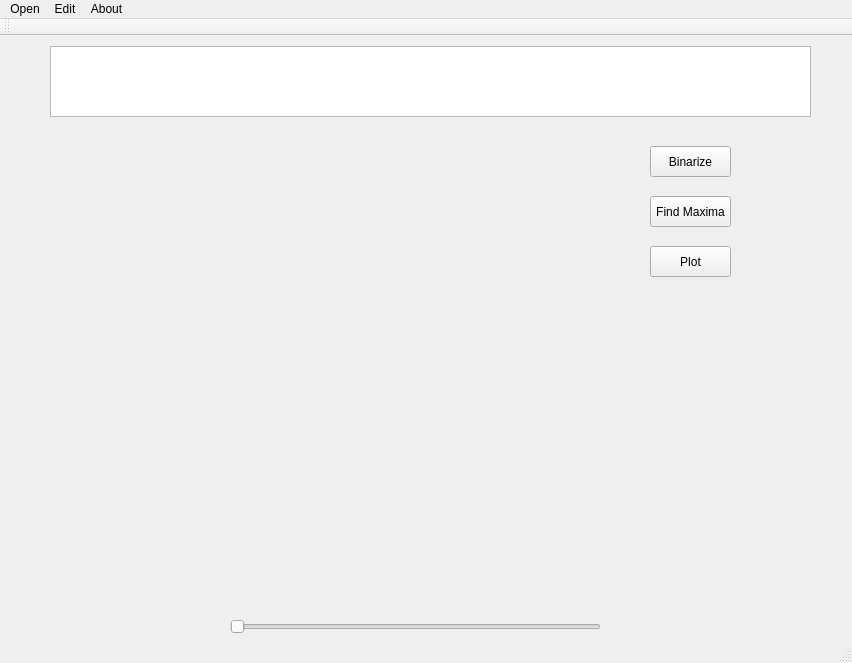
<?xml version="1.0" encoding="UTF-8"?>
<ui version="4.0">
 <class>QtWidgetsApplicationClass</class>
 <widget class="QMainWindow" name="QtWidgetsApplicationClass">
  <property name="geometry">
   <rect>
    <x>0</x>
    <y>0</y>
    <width>852</width>
    <height>663</height>
   </rect>
  </property>
  <property name="windowTitle">
   <string>QtWidgetsApplication</string>
  </property>
  <widget class="QWidget" name="centralWidget">
   <widget class="QTextEdit" name="textEdit">
    <property name="geometry">
     <rect>
      <x>50</x>
      <y>10</y>
      <width>761</width>
      <height>71</height>
     </rect>
    </property>
    <property name="readOnly">
     <bool>true</bool>
    </property>
   </widget>
   <widget class="QWidget" name="verticalLayoutWidget">
    <property name="geometry">
     <rect>
      <x>260</x>
      <y>110</y>
      <width>321</width>
      <height>461</height>
     </rect>
    </property>
    <layout class="QVBoxLayout" name="verticalLayout">
     <item>
      <widget class="QLabel" name="label">
       <property name="sizePolicy">
        <sizepolicy hsizetype="Expanding" vsizetype="Expanding">
         <horstretch>0</horstretch>
         <verstretch>0</verstretch>
        </sizepolicy>
       </property>
       <property name="text">
        <string/>
       </property>
      </widget>
     </item>
    </layout>
   </widget>
   <widget class="QSlider" name="horizontalSlider">
    <property name="geometry">
     <rect>
      <x>230</x>
      <y>580</y>
      <width>371</width>
      <height>22</height>
     </rect>
    </property>
    <property name="orientation">
     <enum>Qt::Horizontal</enum>
    </property>
   </widget>
   <widget class="QPushButton" name="binarizeButton">
    <property name="geometry">
     <rect>
      <x>650</x>
      <y>110</y>
      <width>81</width>
      <height>31</height>
     </rect>
    </property>
    <property name="text">
     <string>Binarize</string>
    </property>
   </widget>
   <widget class="QPushButton" name="findMaximaButton">
    <property name="geometry">
     <rect>
      <x>650</x>
      <y>160</y>
      <width>81</width>
      <height>31</height>
     </rect>
    </property>
    <property name="text">
     <string>Find Maxima</string>
    </property>
   </widget>
   <widget class="QPushButton" name="plotButton">
    <property name="geometry">
     <rect>
      <x>650</x>
      <y>210</y>
      <width>81</width>
      <height>31</height>
     </rect>
    </property>
    <property name="text">
     <string>Plot</string>
    </property>
   </widget>
  </widget>
  <widget class="QMenuBar" name="menuBar">
   <property name="geometry">
    <rect>
     <x>0</x>
     <y>0</y>
     <width>852</width>
     <height>22</height>
    </rect>
   </property>
   <widget class="QMenu" name="menuOpen">
    <property name="title">
     <string>Open</string>
    </property>
    <addaction name="actionFile"/>
   </widget>
   <widget class="QMenu" name="menuEdit">
    <property name="title">
     <string>Edit</string>
    </property>
   </widget>
   <widget class="QMenu" name="menuAbout">
    <property name="title">
     <string>About</string>
    </property>
   </widget>
   <addaction name="menuOpen"/>
   <addaction name="menuEdit"/>
   <addaction name="menuAbout"/>
  </widget>
  <widget class="QToolBar" name="mainToolBar">
   <attribute name="toolBarArea">
    <enum>TopToolBarArea</enum>
   </attribute>
   <attribute name="toolBarBreak">
    <bool>false</bool>
   </attribute>
  </widget>
  <widget class="QStatusBar" name="statusBar"/>
  <action name="actionFile">
   <property name="text">
    <string>File..</string>
   </property>
  </action>
 </widget>
 <layoutdefault spacing="6" margin="11"/>
 <resources>
  <include location="QtWidgetsApplication.qrc"/>
 </resources>
 <connections>
  <connection>
   <sender>horizontalSlider</sender>
   <signal>sliderMoved(int)</signal>
   <receiver>label</receiver>
   <slot>lower()</slot>
   <hints>
    <hint type="sourcelabel">
     <x>415</x>
     <y>634</y>
    </hint>
    <hint type="destinationlabel">
     <x>420</x>
     <y>374</y>
    </hint>
   </hints>
  </connection>
 </connections>
</ui>
